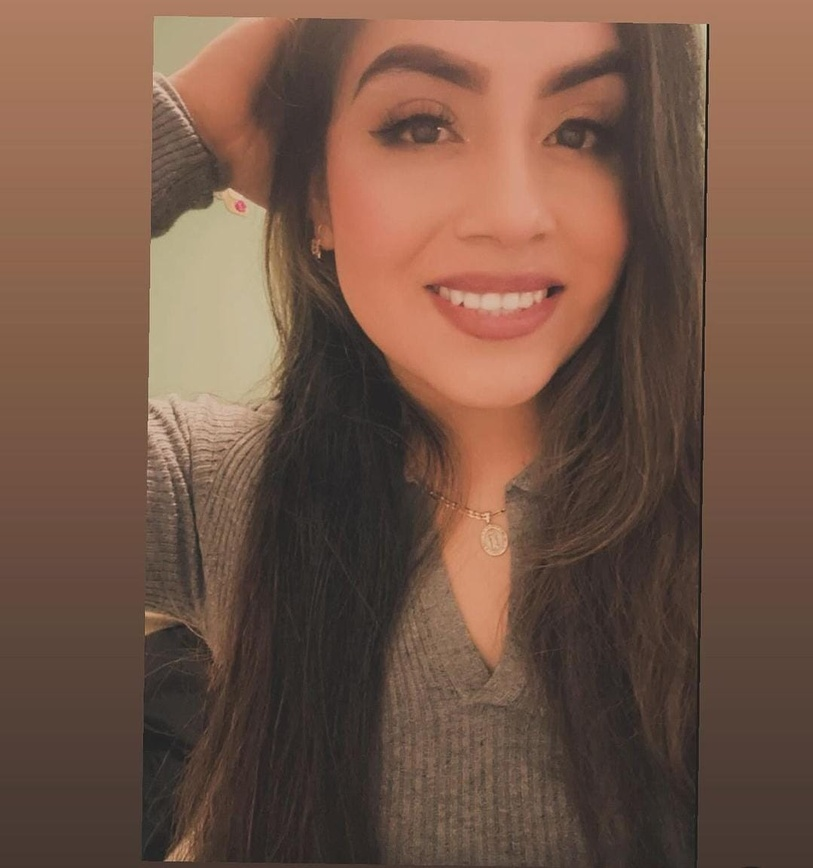
#> input picture p.jpg, 813 x 868 px, shrunk from 1079 x 1151 before the run
$ python contornos.py
#> lines starting #> are read from the running program, lines starting #| are printed output that depends on the picture
import cv2
import numpy as np

# Cargar la imagen en escala de grises
imagen = cv2.imread('p.jpg', 0)
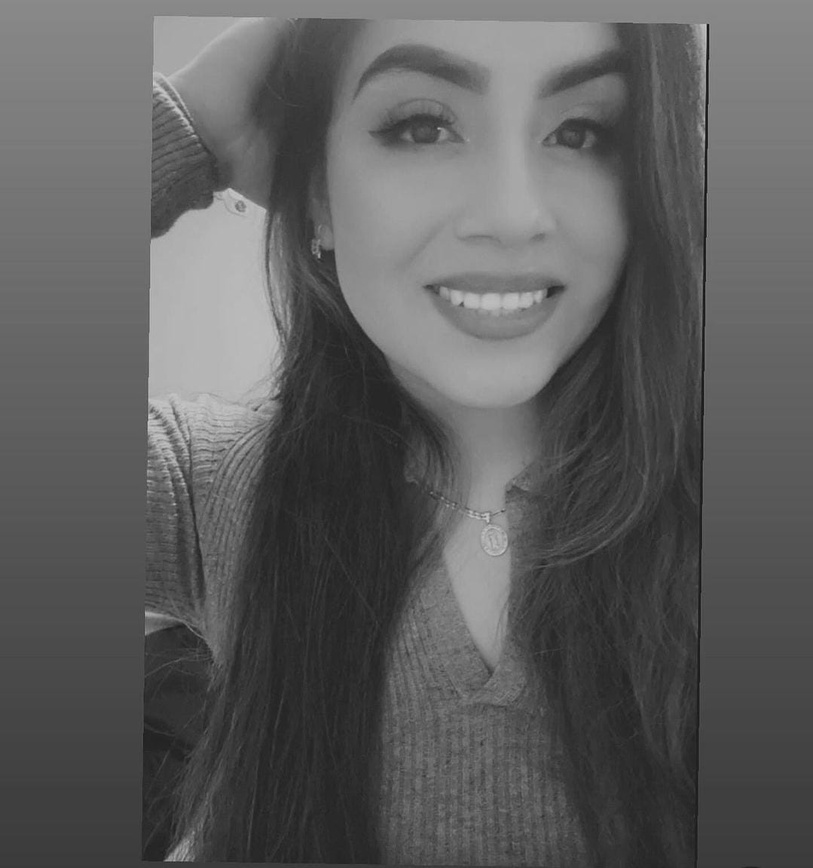
#> imagen: shape (868, 813); min 12, max 207, mean 93.1

# Aplicar un umbral para convertir la imagen en una imagen binaria
_, umbral = cv2.threshold(imagen, 240, 255, cv2.THRESH_BINARY)
#> umbral: shape (868, 813); every value is 0

# Encontrar contornos en la imagen binaria
contornos, _ = cv2.findContours(umbral, cv2.RETR_EXTERNAL, cv2.CHAIN_APPROX_SIMPLE)
#> contornos = []

# Dibujar los contornos en la imagen original
imagen_contornos = cv2.drawContours(imagen.copy(), contornos, -1, (0, 0, 255), 2)

# Mostrar la imagen con los contornos
cv2.imshow('Contornos', imagen_contornos)
cv2.waitKey(0)
cv2.destroyAllWindows()
